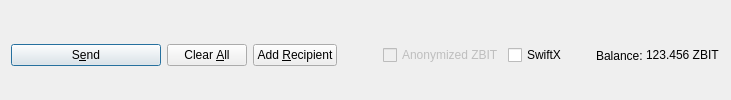
         <widget class="QFrame" name="frame_Send">
          <layout class="QHBoxLayout" name="horizontalLayout">
           <property name="bottomMargin">
            <number>0</number>
           </property>
           <item>
            <widget class="QPushButton" name="sendButton">
             <property name="minimumSize">
              <size>
               <width>150</width>
               <height>0</height>
              </size>
             </property>
             <property name="toolTip">
              <string>Confirm the send action</string>
             </property>
             <property name="text">
              <string>S&amp;end</string>
             </property>
             <property name="icon">
              <iconset resource="../zubit.qrc">
               <normaloff>:/icons/send</normaloff>:/icons/send</iconset>
             </property>
             <property name="autoDefault">
              <bool>false</bool>
             </property>
             <property name="default">
              <bool>true</bool>
             </property>
            </widget>
           </item>
           <item>
            <widget class="QPushButton" name="clearButton">
             <property name="sizePolicy">
              <sizepolicy hsizetype="Minimum" vsizetype="Fixed">
               <horstretch>0</horstretch>
               <verstretch>0</verstretch>
              </sizepolicy>
             </property>
             <property name="toolTip">
              <string>Clear all fields of the form.</string>
             </property>
             <property name="text">
              <string>Clear &amp;All</string>
             </property>
             <property name="icon">
              <iconset resource="../zubit.qrc">
               <normaloff>:/icons/remove</normaloff>:/icons/remove</iconset>
             </property>
             <property name="autoDefault">
              <bool>false</bool>
             </property>
            </widget>
           </item>
           <item>
            <widget class="QPushButton" name="addButton">
             <property name="toolTip">
              <string>Send to multiple recipients at once</string>
             </property>
             <property name="text">
              <string>Add &amp;Recipient</string>
             </property>
             <property name="icon">
              <iconset resource="../zubit.qrc">
               <normaloff>:/icons/add</normaloff>:/icons/add</iconset>
             </property>
             <property name="autoDefault">
              <bool>false</bool>
             </property>
            </widget>
           </item>
           <item>
            <spacer name="horizontalSpacer">
             <property name="orientation">
              <enum>Qt::Horizontal</enum>
             </property>
             <property name="sizeHint" stdset="0">
              <size>
               <width>40</width>
               <height>20</height>
              </size>
             </property>
            </spacer>
           </item>
           <item>
            <layout class="QHBoxLayout" name="horizontalLayout_2">
             <property name="spacing">
              <number>3</number>
             </property>
             <item>
              <widget class="QCheckBox" name="checkzZBIT">
               <property name="enabled">
                <bool>false</bool>
               </property>
               <property name="text">
                <string>Anonymized ZBIT</string>
               </property>
              </widget>
             </item>
             <item>
              <widget class="QCheckBox" name="checkSwiftTX">
               <property name="enabled">
                <bool>true</bool>
               </property>
               <property name="minimumSize">
                <size>
                 <width>85</width>
                 <height>0</height>
                </size>
               </property>
               <property name="text">
                <string>SwiftX</string>
               </property>
              </widget>
             </item>
             <item>
              <widget class="QLabel" name="label">
               <property name="text">
                <string>Balance:</string>
               </property>
              </widget>
             </item>
             <item>
              <widget class="QLabel" name="labelBalance">
               <property name="sizePolicy">
                <sizepolicy hsizetype="Preferred" vsizetype="Fixed">
                 <horstretch>0</horstretch>
                 <verstretch>0</verstretch>
                </sizepolicy>
               </property>
               <property name="cursor">
                <cursorShape>IBeamCursor</cursorShape>
               </property>
               <property name="text">
                <string notr="true">123.456 ZBIT</string>
               </property>
               <property name="textInteractionFlags">
                <set>Qt::LinksAccessibleByMouse|Qt::TextSelectableByKeyboard|Qt::TextSelectableByMouse</set>
               </property>
              </widget>
             </item>
            </layout>
           </item>
          </layout>
         </widget>
